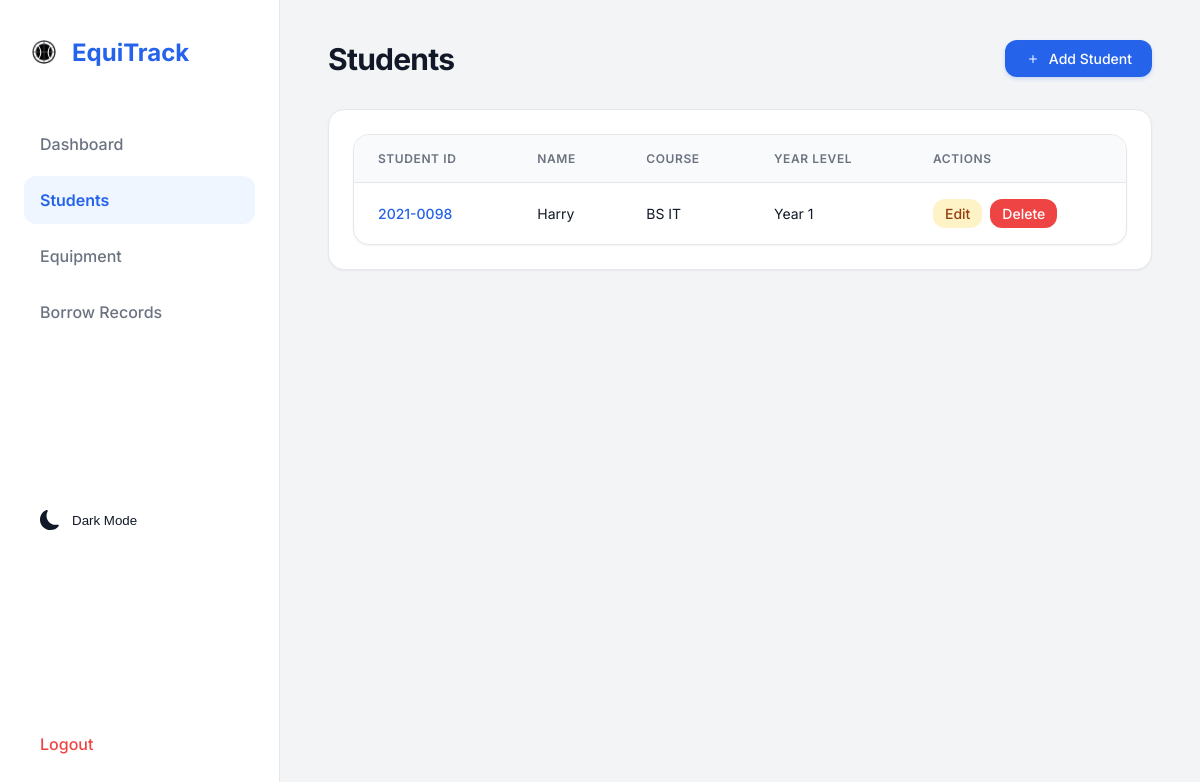
/students/ (signed in), run on an earlier commit of the app's database.
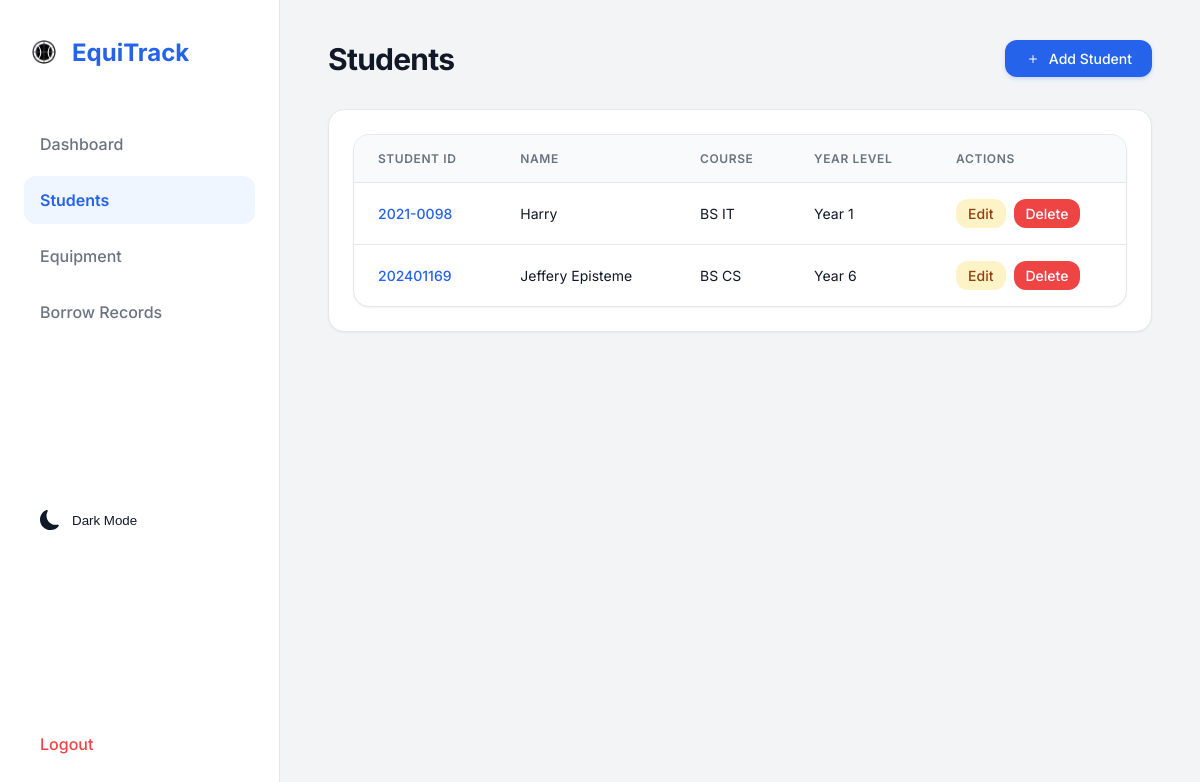
And on a later commit of the database.
### equipment_app/models.py (models this page shows, shortened)
class Student(models.Model):
    student_id = models.CharField(max_length=20, unique=True)
    name = models.CharField(max_length=100)
    course = models.CharField(max_length=100)
    year_level = models.IntegerField()

### equipment_app/views.py (the view)
# urls.py: path('students/', students_page, name='students'),
@login_required(login_url='/')
def students_page(request):
    students = Student.objects.all()
    return render(request, 'equipment_app/students.html', {'students': students})

### equipment_app/templates/equipment_app/students.html
{% extends 'equipment_app/base.html' %}
{% block content %}
<div class="page-header">
    <h1 class="page-title">Students</h1>
    <a href="/students/add/" class="btn btn-primary">
        <svg xmlns="http://www.w3.org/2000/svg" width="16" height="16" fill="currentColor" viewBox="0 0 16 16" style="margin-right: 8px;">
          <path d="M8 4a.5.5 0 0 1 .5.5v3h3a.5.5 0 0 1 0 1h-3v3a.5.5 0 0 1-1 0v-3h-3a.5.5 0 0 1 0-1h3v-3A.5.5 0 0 1 8 4z"/>
        </svg>
        Add Student
    </a>
</div>
<div class="card">
    <div class="table-container">
        <table>
            <thead>
                <tr>
                    <th>Student ID</th>
                    <th>Name</th>
                    <th>Course</th>
                    <th>Year Level</th>
                    <th>Actions</th>
                </tr>
            </thead>
            <tbody>
                {% for student in students %}
                <tr>
                    <td style="font-weight: 500; color: var(--primary);">{{ student.student_id }}</td>
                    <td>{{ student.name }}</td>
                    <td>{{ student.course }}</td>
                    <td>Year {{ student.year_level }}</td>
                    <td>
                        <div style="display: flex; gap: 0.5rem;">
                            <a href="/students/edit/{{ student.id }}/" class="btn" style="background-color: #fef3c7; color: #92400e; padding: 0.375rem 0.75rem;">
                                Edit
                            </a>
                            <a href="/students/delete/{{ student.id }}/" class="btn btn-danger" style="padding: 0.375rem 0.75rem;" onclick="return confirm('Delete this student?');">
                                Delete
                            </a>
                        </div>
                    </td>
                </tr>
                {% empty %}
                <tr>
                    <td colspan="5" style="text-align: center; color: var(--text-muted); padding: 2rem;">No students found.</td>
                </tr>
                {% endfor %}
            </tbody>
        </table>
    </div>
</div>
{% endblock %}

What changed in the data, as far as the page shows it:
added Student: student_id "202401169", name "Jeffery Episteme", course "BS CS", year_level "6"
